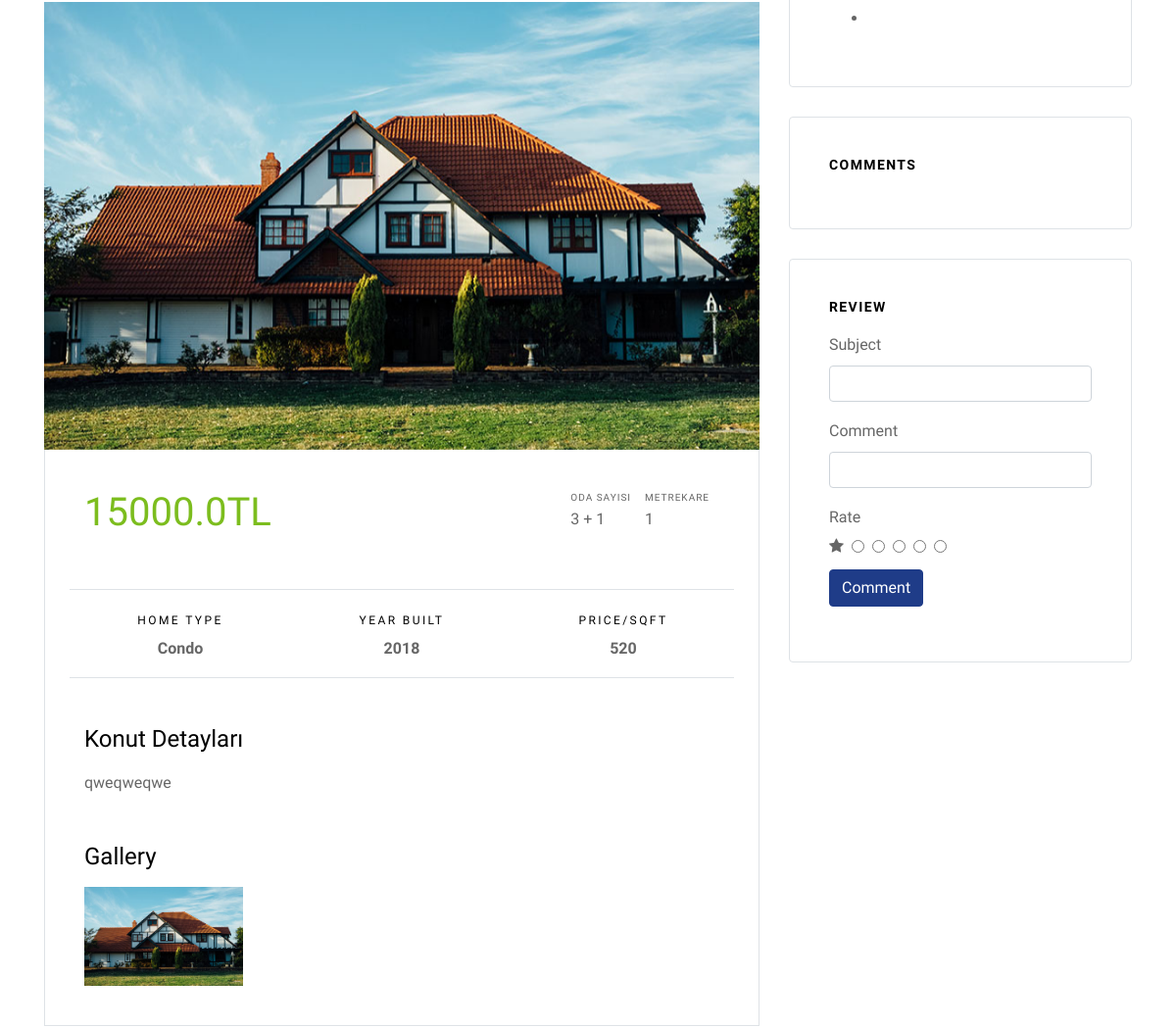
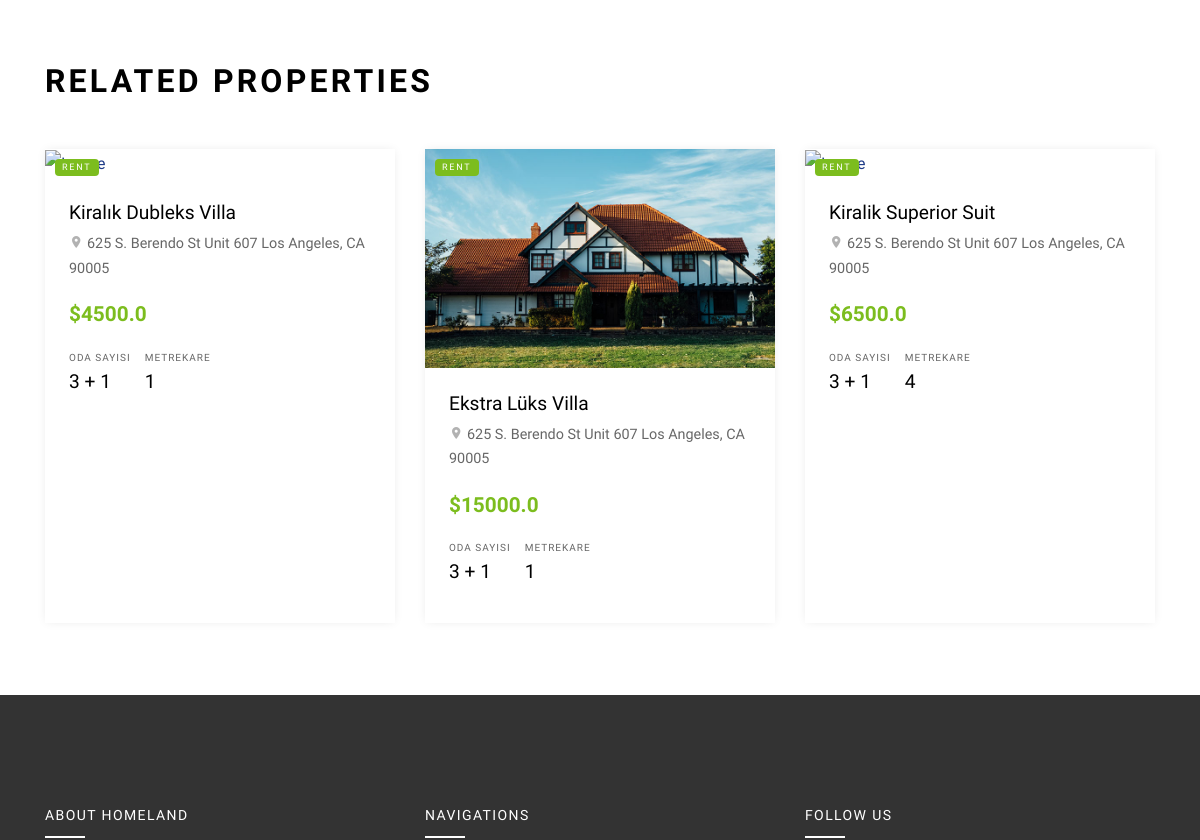
Page /product/5/Ekstra-Luks-Villa/ (middle part) on the earlier database version (2 pictures, top to bottom).
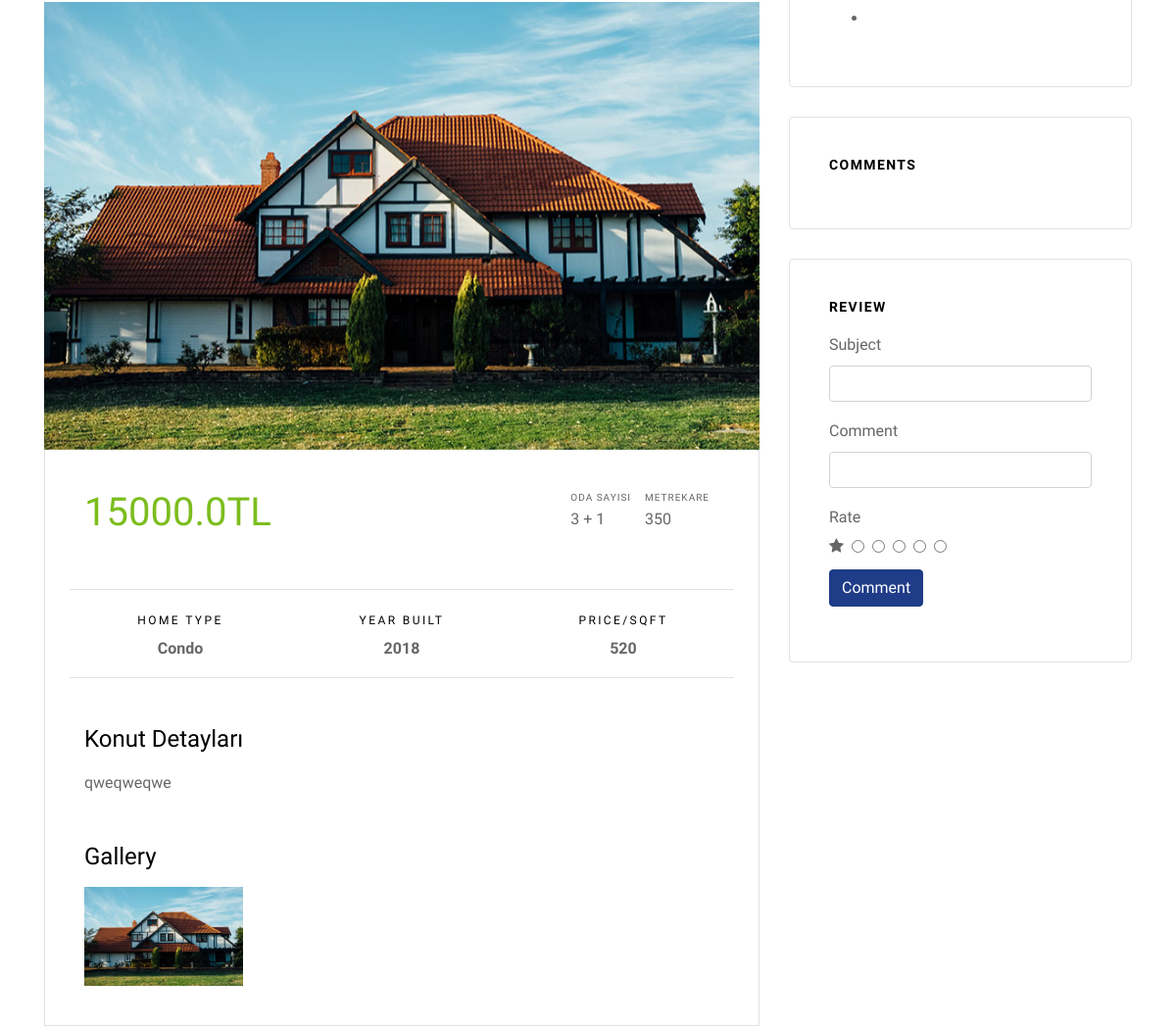
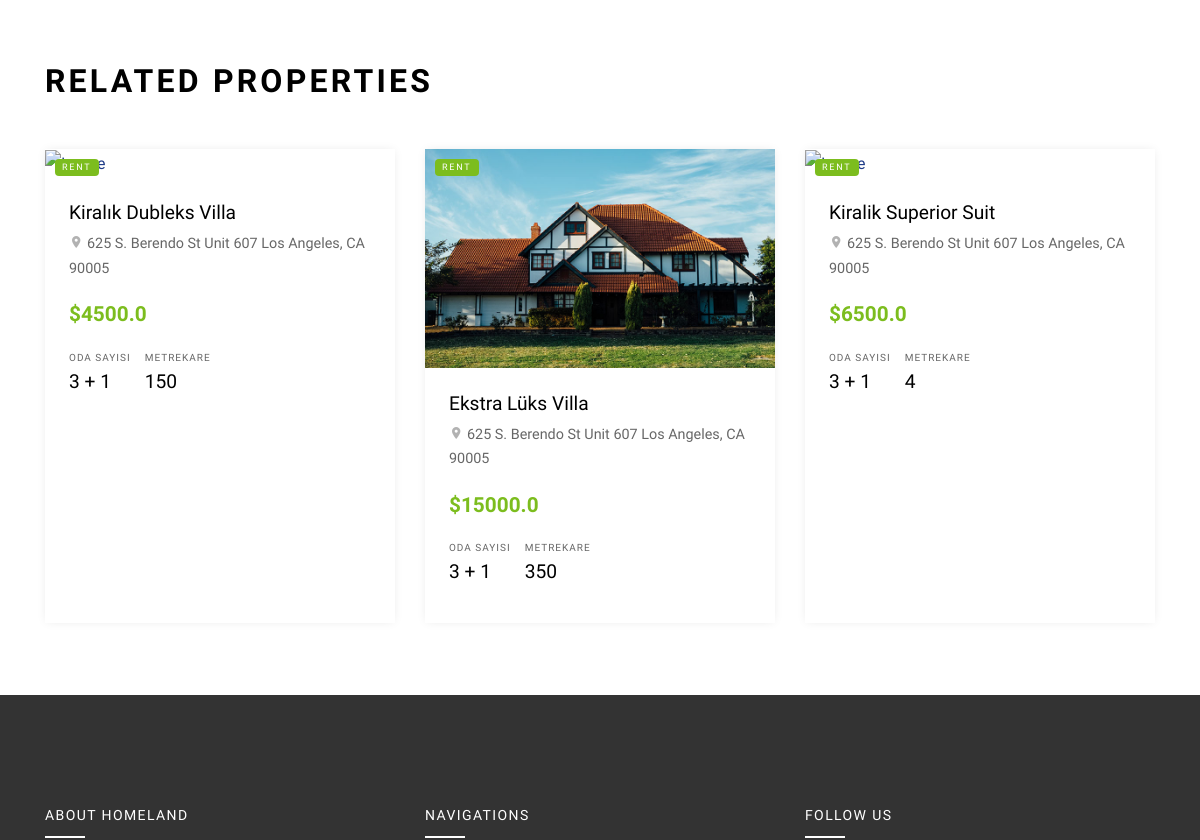
Same page on the later database version (2 pictures, top to bottom).
### product/models.py (models this page shows, shortened)
class Product(models.Model):
        STATUS = (
            ('True', 'Evet'),
            ('False', 'Hayır'),
        )
        category = models.ForeignKey(Category, on_delete=models.CASCADE)
        title = models.CharField(max_length=150)
        keywords = models.CharField(max_length=255)
        description = models.CharField(max_length=255)
        image = models.ImageField(blank=True, upload_to='images/')
        price = models.FloatField()
        amount = models.IntegerField()
        detail = RichTextUploadingField()
        slug = models.SlugField(null=False, unique=True)
        status = models.CharField(max_length=10, choices=STATUS)
        create_at = models.DateTimeField(auto_now_add=True)
        update_at = models.DateTimeField(auto_now=True)
        def image_tag(self):
            return mark_safe('<img src="{}" height="50"/>'.format(self.image.url))
        image_tag.short_description = 'Image'

### home/views.py (the view)
# urls.py: path('product/<int:id>/<slug:slug>/', views.product_detail, name='product_detail'),
def product_detail(request,id,slug):
    category = Category.objects.all()
    product = Product.objects.get(pk=id)
    images = Images.objects.filter(product_id=id)
    relatedproducts = Product.objects.all().order_by('-id')[:3]
    comments = Comment.objects.filter(product_id = id, status ='True')
    context = {'category': category,
               'product': product,
               'images': images,
               'relatedproducts': relatedproducts,
               'comments': comments,
               }
    return render(request, 'product_detail.html', context)

### home/templates/product_detail.html (shortened to what this page needs)
{% extends "homebase.html" %}
{% load static %}
{% block content %}
<div class="site-section site-section-sm">
  <div class="container">
    <div class="row">
      <div class="col-lg-8">
        <div>
          <div class="slide-one-item home-slider owl-carousel">
            <div><img src="{{ product.image.url }}" alt="Image" class="img-fluid"></div>
          </div>
        </div>
        <div class="bg-white property-body border-bottom border-left border-right">
          <div class="row mb-5">
            <div class="col-md-6">
              <strong class="text-success h1 mb-3">{{ product.price }}TL</strong>
            </div>
            <div class="col-md-6">
              <ul class="property-specs-wrap mb-3 mb-lg-0  float-lg-right">
              <li>
                <span class="property-specs">Oda Sayısı</span>
                <span class="property-specs-number">3 + 1</span>
              </li>
              <li>
                <span class="property-specs">Metrekare</span>
                <span class="property-specs-number">{{product.amount}}</span>
              </li>
            </ul>
            </div>
          </div>
          <div class="row mb-5">
            <div class="col-md-6 col-lg-4 text-center border-bottom border-top py-3">
              <span class="d-inline-block text-black mb-0 caption-text">Home Type</span>
              <strong class="d-block">Condo</strong>
            </div>
            <div class="col-md-6 col-lg-4 text-center border-bottom border-top py-3">
              <span class="d-inline-block text-black mb-0 caption-text">Year Built</span>
              <strong class="d-block">2018</strong>
            </div>
            <div class="col-md-6 col-lg-4 text-center border-bottom border-top py-3">
              <span class="d-inline-block text-black mb-0 caption-text">Price/Sqft</span>
              <strong class="d-block">520</strong>
            </div>
          </div>
          <h2 class="h4 text-black">Konut Detayları</h2>
          <p>{{ product.detail|safe }}</p>
          <div class="row no-gutters mt-5">
            <div class="col-12">
              <h2 class="h4 text-black mb-3">Gallery</h2>
            </div>
            <div class="col-sm-6 col-md-4 col-lg-3">
              <a href="{{ product.image.url }}" class="image-popup gal-item"><img src="{{ product.image.url }}" alt="Image" class="img-fluid"></a>
            </div>
          </div>
        </div>
      </div>
      <div class="col-lg-4">
        <div class="bg-white widget border rounded">
              {% load mptt_tags %}
            <ul class="dropdown arrow-top">
                {% recursetree category %}
              <li><a href="/category/{{ node.id }}/{{ node.slug }}" class="text-black">{{ node.title }}</a></li>
                {% endrecursetree %}
            </ul>
        </div>
      <div class="bg-white widget border rounded">
            <h3 class="h4 text-black widget-title mb-3">Comments</h3>
        </div>
        <div class="bg-white widget border rounded">
          <h3 class="h4 text-black widget-title mb-3">Review</h3>
          <form action="/product/addcomment/{{ product.id }}" class="form-contact-agent" method="post">
            <div class="form-group">
              <label for="name">Subject</label>
              <input type="text" name="subject"  class="form-control">
            </div>
            <div class="form-group">
              <label for="comment">Comment</label>
              <input type="text" name="comment" id="id_comment" class="form-control">
            </div>
          <div class="form-group">
              <label for="name">Rate</label>
              <div class="icon-star">
                  <input type="radio" id="star5" name="rate" value="5" /><label for="star5"></label>
                  <input type="radio" id="star4" name="rate" value="4" /><label for="star4"></label>
                  <input type="radio" id="star3" name="rate" value="3" /><label for="star3"></label>
                  <input type="radio" id="star2" name="rate" value="2" /><label for="star2"></label>
                  <input type="radio" id="star1" name="rate" value="1" /><label for="star1"></label>
              </div>
            </div>
            <div class="form-group">
              <input type="submit" id="phone" class="btn btn-primary" value="Comment">
            </div>
          </form>
        </div>
      </div>
    </div>
  </div>
</div>
<div class="container">
    <div class="row">
      <div class="col-12">
        <div class="site-section-title mb-5">
          <h2>Related Properties</h2>
        </div>
      </div>
    </div>
    <div class="row mb-5">
      {% for rs in relatedproducts %}
      <div class="col-md-6 col-lg-4 mb-4">
        <div class="property-entry h-100">
          <a href="/product/{{ rs.id }}/{{ rs.slug }}" class="property-thumbnail">
            <div class="offer-type-wrap">
              <span class="offer-type bg-success">Rent</span>
            </div>
            <img src="{{ rs.image.url }}" alt="Image" class="img-fluid">
          </a>
          <div class="p-4 property-body">
            <h2 class="property-title"><a href="/product/{{ rs.id }}/{{ rs.slug }}">{{ rs.title }}</a></h2>
            <span class="property-location d-block mb-3"><span class="property-icon icon-room"></span> 625 S. Berendo St Unit 607 Los Angeles, CA 90005</span>
            <strong class="property-price text-primary mb-3 d-block text-success">${{ rs.price }}</strong>
            <ul class="property-specs-wrap mb-3 mb-lg-0">
              <li>
                <span class="property-specs">Oda Sayısı</span>
                <span class="property-specs-number">3 + 1</span>
              </li>
              <li>
                <span class="property-specs">Metrekare</span>
                <span class="property-specs-number">{{ rs.amount }}</span>
              </li>
            </ul>
          </div>
        </div>
      </div>
        {% endfor %}
    </div>
  </div>
{% endblock %}

### home/templates/homebase.html (shortened to what this page needs)
{% load static %}
<!DOCTYPE html>
<html lang="en">
<head>
    <link rel="stylesheet" href="{% static 'fonts/icomoon/style.css' %}" />
    <link rel="stylesheet" href="{% static 'css/bootstrap.min.css' %}">
    <link rel="stylesheet" href="{% static 'css/magnific-popup.css' %}">
    <link rel="stylesheet" href="{% static 'css/jquery-ui.css' %}">
    <link rel="stylesheet" href="{% static 'css/owl.carousel.min.css' %}">
    <link rel="stylesheet" href="{% static 'css/owl.theme.default.min.css' %}">
    <link rel="stylesheet" href="{% static 'css/bootstrap-datepicker.css' %}">
    <link rel="stylesheet" href="{% static 'css/mediaelementplayer.css' %}">
    <link rel="stylesheet" href="{% static 'css/animate.css' %}">
    <link rel="stylesheet" href="{% static 'fonts/flaticon/font/flaticon.css' %}">
    <link rel="stylesheet" href="{% static 'css/fl-bigmug-line.css' %}">
    <link rel="stylesheet" href="{% static 'css/aos.css' %}">
    <link rel="stylesheet" href="{% static 'css/style.css' %}">
    <link rel="stylesheet" href="https://ajax.googleapis.com/ajax/libs/jqueryui/1.11.4/themes/smoothness/jquery-ui.css">
</head>
<body>
    {% block content %}  {% endblock %}
    {% include 'footer.html' %}
</body>
</html>

### home/templates/header.html (shortened to what this page needs)
{% load static %}
              {% load mptt_tags %}

### home/templates/footer.html (shortened to what this page needs)
<footer class="site-footer">
      <div class="container">
        <div class="row">
          <div class="col-lg-4">
            <div class="mb-5">
              <h3 class="footer-heading mb-4">About Homeland</h3>
            </div>
          </div>
          <div class="col-lg-4 mb-5 mb-lg-0">
            <div class="row mb-5">
              <div class="col-md-12">
                <h3 class="footer-heading mb-4">Navigations</h3>
              </div>
            </div>
          </div>
          <div class="col-lg-4 mb-5 mb-lg-0">
            <h3 class="footer-heading mb-4">Follow Us</h3>
          </div>
        </div>
      </div>
    </footer>
{% load static %}

### home/static/css/style.css (style rules this page uses)
body { line-height: 1.7; color: rgba(0, 0, 0, 0.6); font-weight: 400; font-size: 1rem; font-family: "Roboto Mono", SFMono-Regular, Menlo, Monaco, Consolas, "Liberation Mono", "Courier New", monospace; font-family: "Nunito Sans", -apple-system, BlinkMacSystemFont, "Segoe UI", Roboto, "Helvetica Neue", Arial, sans-serif, "Apple Color Emoji", "Segoe UI Emoji", "Segoe UI Symbol", "Noto Color Emoji"; }
a { -webkit-transition: .3s all ease; -o-transition: .3s all ease; transition: .3s all ease; }
.text-black { color: #000 !important; }
.btn { position: relative; top: 0; }
.btn.btn-primary { color: #fff; }
.form-control { height: 47px; }
.site-section { padding: 3em 0; }
@media (min-width: 768px) { .site-section { padding: 7em 0; } }
.site-section.site-section-sm { padding: 4em 0; }
.site-footer { padding: 4em 0; background: #333333; }
@media (min-width: 768px) { .site-footer { padding: 7em 0; } }
.site-footer h2, .site-footer h3, .site-footer h4, .site-footer h5 { color: #fff; }
.site-footer .footer-heading { font-size: 14px; text-transform: uppercase; letter-spacing: .1em; color: #fff; position: relative; padding-bottom: 15px; }
.site-footer .footer-heading:before { content: ""; background: #fff; width: 40px; height: 2px; position: absolute; bottom: 0; }
.caption-text { letter-spacing: .2em; font-size: 12px; text-transform: uppercase; padding-top: 5px; padding-bottom: 5px; }
.property-entry { -webkit-box-shadow: 0 0 10px -2px rgba(0, 0, 0, 0.1); box-shadow: 0 0 10px -2px rgba(0, 0, 0, 0.1); background: #fff; }
.property-entry .property-body { position: relative; }
.property-entry .offer-type-wrap { position: absolute; top: 10px; left: 10px; z-index: 8; }
.property-entry .property-thumbnail { overflow: hidden; position: relative; display: block; }
.property-entry .property-thumbnail .offer-type { display: block; margin-bottom: 5px; padding: 1px 7px; color: #fff; text-transform: uppercase; letter-spacing: .2em; font-size: 9px; border-radius: 4px; }
.property-entry .property-thumbnail img { -webkit-transition: .3s all ease; -o-transition: .3s all ease; transition: .3s all ease; -webkit-transform: scale(1); -ms-transform: scale(1); transform: scale(1); }
.property-entry .property-title { font-size: 1.2rem; }
.property-entry .property-title a { color: #000; }
.property-entry .property-location { font-size: .9rem; }
.property-entry .property-location .property-icon { color: rgba(0, 0, 0, 0.3); }
.property-entry .property-specs-number { font-size: 1.2rem; color: #000; }
.property-entry .property-specs-wrap { list-style: none; padding: 0; margin: 0; }
.property-entry .property-specs-wrap li { display: inline-block; margin-right: 10px; margin-bottom: 10px; }
.property-entry .property-specs { display: block; text-transform: uppercase; font-size: 10px; letter-spacing: .1em; }
.property-entry .property-price { font-size: 1.3rem; }
.property-specs-wrap { list-style: none; padding: 0; margin: 0; }
.property-specs-wrap li { display: inline-block; margin-right: 10px; margin-bottom: 10px; }
.property-specs { display: block; text-transform: uppercase; font-size: 10px; letter-spacing: .1em; }
.property-price { font-size: 1.3rem; }
.site-section-title h2 { text-transform: uppercase; color: #000; font-weight: 700; font-size: 2rem; letter-spacing: .1em; }
.block-13, .slide-one-item { position: relative; z-index: 1; }
.widget { padding: 40px; margin-bottom: 30px; }
.widget .widget-title { font-size: 14px; font-weight: bold; color: #000; text-transform: uppercase; letter-spacing: .1em; }
.form-contact-agent .form-control { height: 37px; }
.property-body { padding: 40px; }
.gal-item img { -webkit-transition: .3s all ease; -o-transition: .3s all ease; transition: .3s all ease; opacity: 1; }

Differences in the rows shown:
changed Product "Ekstra Lüks Villa": amount "1" → "350"
changed Product "Kiralık Dubleks Villa": amount "1" → "150"
